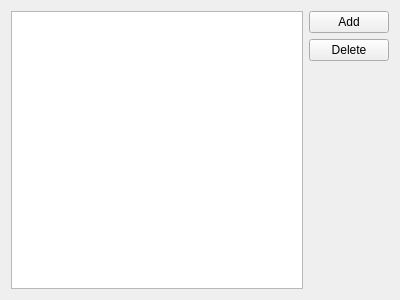
<?xml version="1.0" encoding="UTF-8"?>
<ui version="4.0">
 <class>LanguageSelect</class>
 <widget class="QWidget" name="LanguageSelect">
  <property name="geometry">
   <rect>
    <x>0</x>
    <y>0</y>
    <width>400</width>
    <height>300</height>
   </rect>
  </property>
  <property name="windowTitle">
   <string>Form</string>
  </property>
  <layout class="QGridLayout" name="gridLayout">
   <item row="0" column="0" rowspan="3">
    <widget class="QTableView" name="tableView">
     <property name="selectionMode">
      <enum>QAbstractItemView::SingleSelection</enum>
     </property>
     <property name="selectionBehavior">
      <enum>QAbstractItemView::SelectRows</enum>
     </property>
     <attribute name="horizontalHeaderDefaultSectionSize">
      <number>60</number>
     </attribute>
     <attribute name="horizontalHeaderStretchLastSection">
      <bool>true</bool>
     </attribute>
     <attribute name="verticalHeaderVisible">
      <bool>false</bool>
     </attribute>
    </widget>
   </item>
   <item row="0" column="1">
    <widget class="QPushButton" name="addButton">
     <property name="text">
      <string>Add</string>
     </property>
    </widget>
   </item>
   <item row="1" column="1">
    <widget class="QPushButton" name="deleteButton">
     <property name="text">
      <string>Delete</string>
     </property>
    </widget>
   </item>
   <item row="2" column="1">
    <spacer name="verticalSpacer">
     <property name="orientation">
      <enum>Qt::Vertical</enum>
     </property>
     <property name="sizeHint" stdset="0">
      <size>
       <width>20</width>
       <height>217</height>
      </size>
     </property>
    </spacer>
   </item>
  </layout>
 </widget>
 <resources/>
 <connections/>
</ui>
